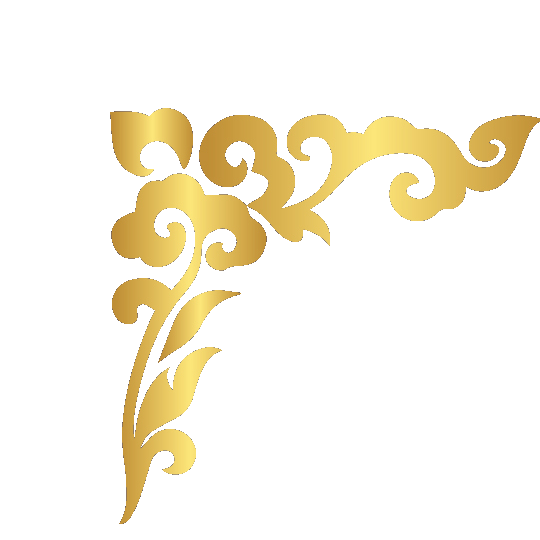
#> input picture config/ornaments/corner_back_tl.png, 540 x 540 px
$ python extract_cover_template.py
#> lines starting #> are read from the running program, lines starting #| are printed output that depends on the picture
"""
extract_cover_template.py
=========================
Builds the full cover template by assembling individual ornament PNGs
(pre-extracted from classics covers) onto a clean navy canvas.

The ornaments in config/ornaments/ were extracted using a combination of:
  - 4-book pixel diff (pixels identical across all 4 classics = template)
  - Gold pixel detection (brightness > 100 AND R > B + 10)
  - Manual bounding box crops per ornament region

This programmatic assembly approach avoids ghost text artifacts that occur
with full-cover pixel diff (text varies per book but shares gold color).

Output
------
  config/cover_template_full.png  -- RGB, 3784x2777
    Navy background with all gold ornamental elements composited on top.

Usage
-----
  python scripts/extract_cover_template.py
"""

from __future__ import annotations

import sys
from pathlib import Path

import numpy as np
from PIL import Image

# ---------------------------------------------------------------------------
# Configuration
# ---------------------------------------------------------------------------

PROJECT_ROOT = Path(__file__).resolve().parent.parent
ORNAMENTS_DIR = PROJECT_ROOT / "config" / "ornaments"
FRAME_OVERLAY = PROJECT_ROOT / "config" / "frame_overlay_template.png"
OUTPUT_PATH = PROJECT_ROOT / "config" / "cover_template_full.png"

# Cover dimensions — widened by 100px to add 50px gap on each side of spine
W, H = 3884, 2777

# Layout boundaries (original spine 1852-1927, now with 50px padding each side)
SPINE_LEFT = 1902
SPINE_RIGHT = 1977
SPINE_CENTER = (SPINE_LEFT + SPINE_RIGHT) // 2
FRONT_CENTER = (SPINE_RIGHT + W) // 2
BACK_CENTER = SPINE_LEFT // 2

# Navy background color (sampled from original covers)
NAVY = (10, 20, 52)

# Medallion frame center on front cover (measured from original)
# frame_overlay top-left at (2250, 830), size 1360x1353
# => center = (2250 + 680, 830 + 676) = (2930, 1506)
MEDALLION_CX, MEDALLION_CY = 2930, 1506


def place_ornament(canvas: Image.Image, path: Path, x: int, y: int) -> None:
    """Paste an RGBA ornament PNG onto the canvas using its alpha as mask."""
    orn = Image.open(path).convert("RGBA")
    rgb_layer = Image.fromarray(np.array(orn)[:, :, :3])
    canvas.paste(rgb_layer, (x, y), orn.split()[3])
    ow, oh = orn.size
    print(f"  {path.name:30s} {ow:4d}x{oh:<4d} at ({x},{y})")


def load_size(path: Path) -> tuple[int, int]:
    """Return (width, height) of an image without fully loading it."""
    with Image.open(path) as img:
        return img.size


def main() -> None:
    print("=" * 60)
    print("Alexandria Cover Template Builder")
    print("=" * 60)

    # 1. Create navy canvas
    print(f"\n[1/4] Creating {W}x{H} navy canvas...")
    template = Image.new("RGB", (W, H), NAVY)
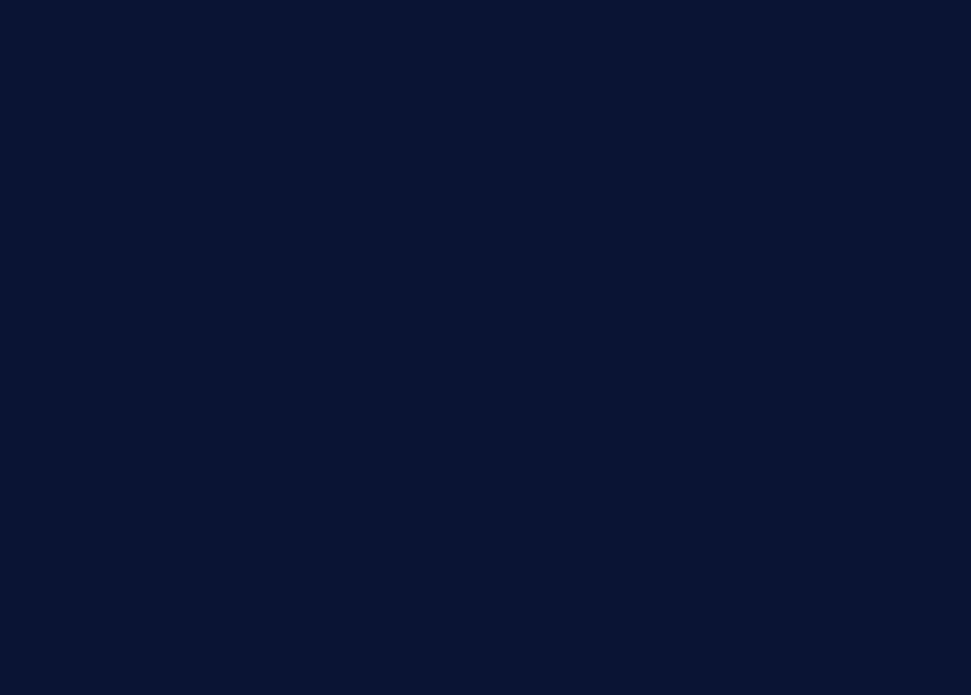
#> template: PIL image 3884x2777 RGB (shown at 1/4 size); mean R, G, B 10, 20, 52

    # 2. Place corner ornaments
    print("\n[2/4] Placing ornaments...")

    # Corner positions — finalized via visual editor
    place_ornament(template, ORNAMENTS_DIR / "corner_back_tl.png", 0, 0)
#> in place_ornament, orn is the input picture: PIL image 540x540 RGBA; mean R, G, B, A 38.4, 55.8, 77.5, 38.3
#|   corner_back_tl.png              540x540  at (0,0)
    place_ornament(template, ORNAMENTS_DIR / "corner_back_tr.png", 1362, 0)
#> call 2 of place_ornament, with x = 1362, y = 0
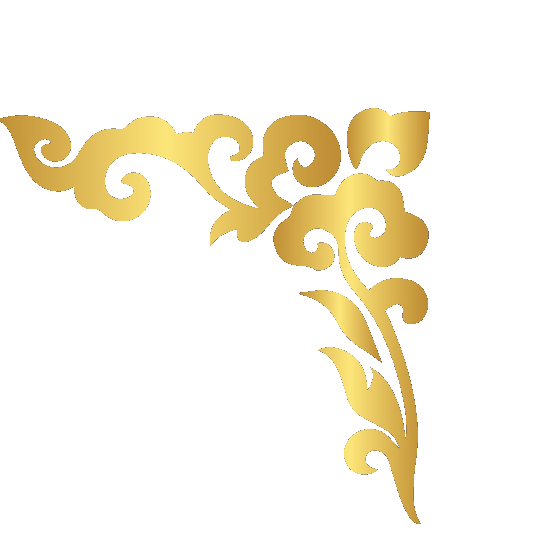
#> input picture config/ornaments/corner_back_tr.png, 540 x 540 px
#> in place_ornament, orn is the input picture: PIL image 540x540 RGBA; mean R, G, B, A 38.4, 55.8, 77.5, 38.3
#|   corner_back_tr.png              540x540  at (1362,0)
    place_ornament(template, ORNAMENTS_DIR / "corner_back_bl.png", 0, 2237)
#> call 3 of place_ornament, with x = 0, y = 2237
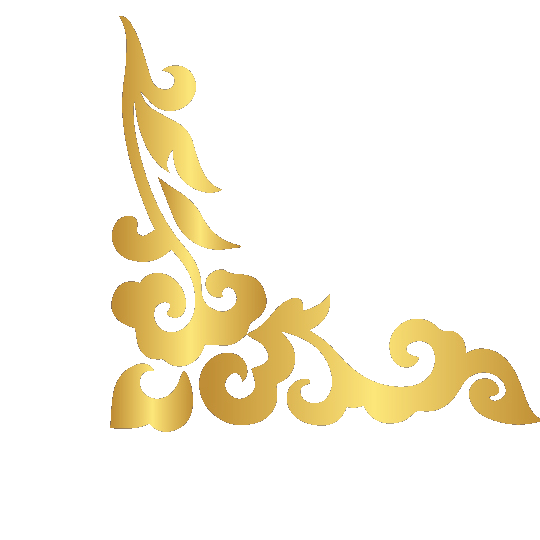
#> input picture config/ornaments/corner_back_bl.png, 540 x 540 px
#> in place_ornament, orn is the input picture: PIL image 540x540 RGBA; mean R, G, B, A 38.4, 55.8, 77.5, 38.3
#> in place_ornament (call 3), `rgb_layer = Image.fromarray(np.array(orn)[:, :, :3])`:
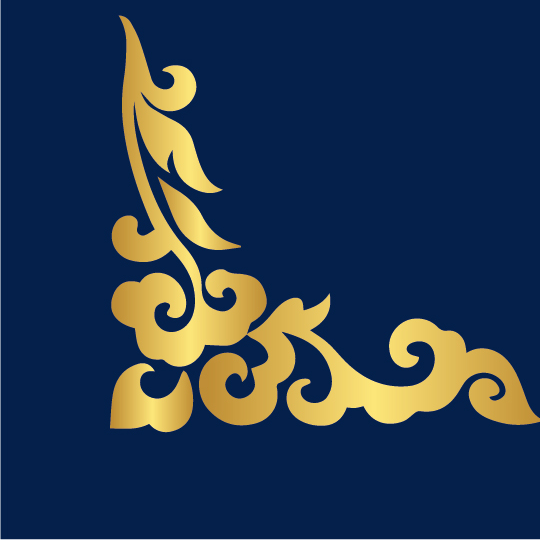
#> rgb_layer: PIL image 540x540 RGB; mean R, G, B 38.4, 55.8, 77.5
#|   corner_back_bl.png              540x540  at (0,2237)
    place_ornament(template, ORNAMENTS_DIR / "corner_back_br.png", 1362, 2237)
#> call 4 of place_ornament, with x = 1362, y = 2237
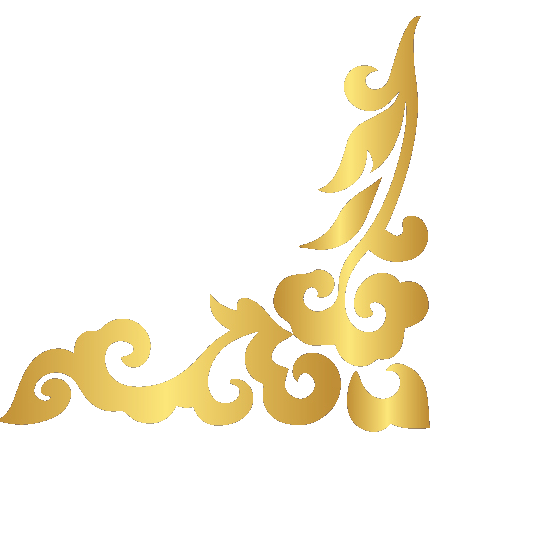
#> input picture config/ornaments/corner_back_br.png, 540 x 540 px
#> in place_ornament, orn is the input picture: PIL image 540x540 RGBA; mean R, G, B, A 38.4, 55.8, 77.5, 38.3
#> in place_ornament (call 4), `rgb_layer = Image.fromarray(np.array(orn)[:, :, :3])`:
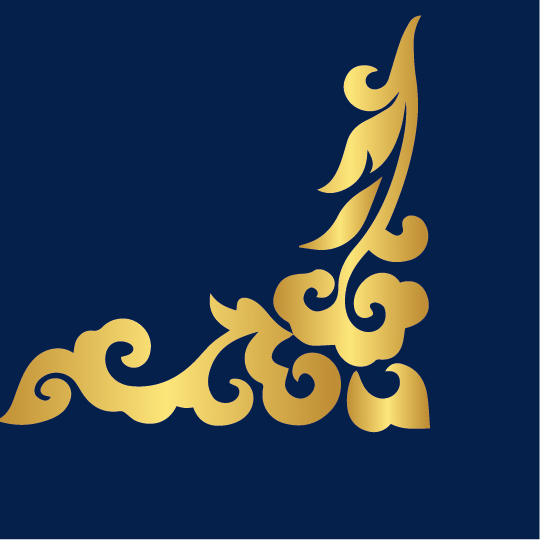
#> rgb_layer: PIL image 540x540 RGB; mean R, G, B 38.4, 55.8, 77.5
#> in place_ornament (call 4), `canvas.paste(rgb_layer, (x, y), orn.split()[3])`:
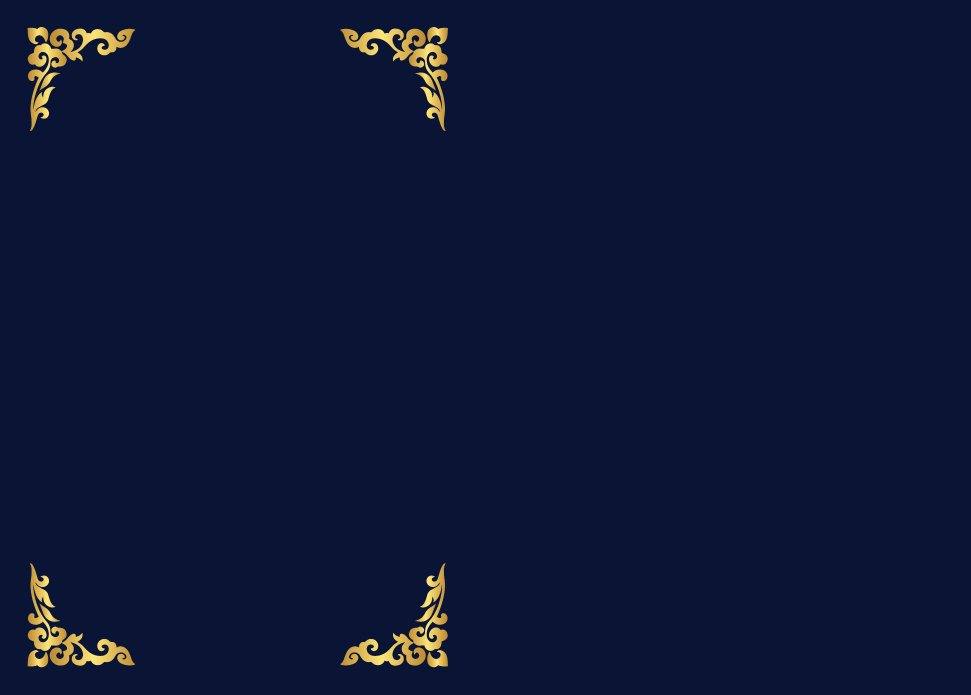
#> canvas: PIL image 3884x2777 RGB (shown at 1/4 size); mean R, G, B 13.4, 22.7, 52.6
#|   corner_back_br.png              540x540  at (1362,2237)

    place_ornament(template, ORNAMENTS_DIR / "corner_front_tl.png", 1977, 0)
    place_ornament(template, ORNAMENTS_DIR / "corner_front_tr.png", 3344, 0)
    place_ornament(template, ORNAMENTS_DIR / "corner_front_bl.png", 1977, 2237)
    place_ornament(template, ORNAMENTS_DIR / "corner_front_br.png", 3344, 2237)

    # publisher_logo removed — not needed for biblical covers

    # Front cover edge strips removed — not needed for biblical covers

    # Back cover dividers (ornate scrollwork with fleur-de-lis)
    place_ornament(template, ORNAMENTS_DIR / "divider_back_top.png", 314, 380)
    place_ornament(template, ORNAMENTS_DIR / "divider_back_bottom.png", 314, 1900)

    # Spine decorations (placed LAST — clear spine area first to remove
    # bleed-through from corners/strips, then draw spine ornaments on clean navy)
    from PIL import ImageDraw

    draw = ImageDraw.Draw(template)

    # Clear spine ornament areas — ornaments are wider than the spine column,
    # so clear each ornament's full bounding box (with margin) to remove bleed
    ow_t, oh_t = load_size(ORNAMENTS_DIR / "spine_top.png")
    ow_b, oh_b = load_size(ORNAMENTS_DIR / "spine_bottom.png")
    max_ow = max(ow_t, ow_b)
    clear_x0 = SPINE_CENTER - max_ow // 2 - 5
    clear_x1 = SPINE_CENTER + max_ow // 2 + 5
    draw.rectangle([(clear_x0, 0), (clear_x1, H)], fill=NAVY)

    place_ornament(template, ORNAMENTS_DIR / "spine_top.png", SPINE_CENTER - ow_t // 2, 50)
    place_ornament(template, ORNAMENTS_DIR / "spine_bottom.png", SPINE_CENTER - ow_b // 2, H - 50 - oh_b)

    # 3. Place medallion frame overlay
    print("\n[3/4] Placing medallion frame...")
    fw, fh = load_size(FRAME_OVERLAY)
    place_ornament(template, FRAME_OVERLAY, MEDALLION_CX - fw // 2, MEDALLION_CY - fh // 2)

    # 4. Save
    print(f"\n[4/4] Saving -> {OUTPUT_PATH}")
    OUTPUT_PATH.parent.mkdir(parents=True, exist_ok=True)
    template.save(str(OUTPUT_PATH), quality=95)

    file_size_mb = OUTPUT_PATH.stat().st_size / (1024 ** 2)
    print(f"  Saved. File size: {file_size_mb:.1f} MB")
    print("\nDone.")
    print("=" * 60)


if __name__ == "__main__":
    try:
        main()
    except Exception as exc:
        print(f"\nERROR: {exc}", file=sys.stderr)
#> (the run stopped early here; a loop or call above may not have finished)
